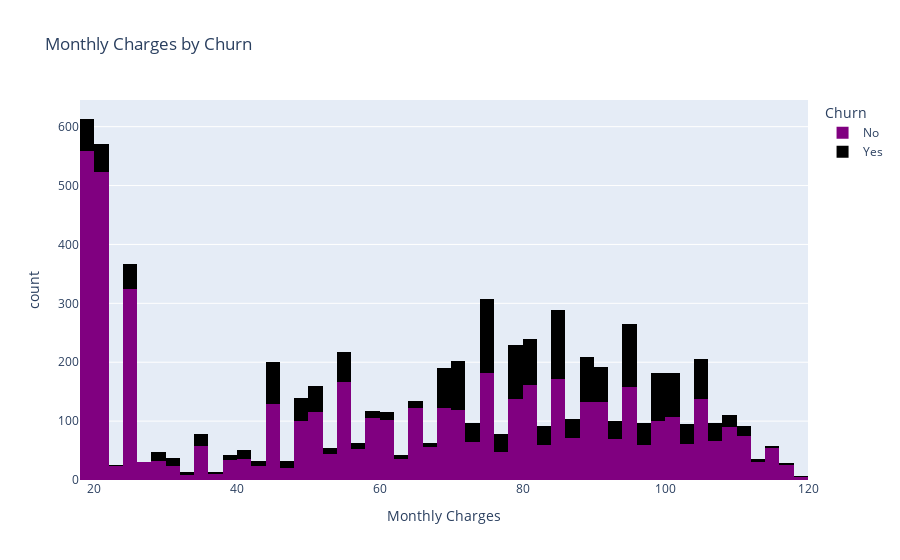

Source (notebook cell):
### Markdown cell above
After the fourth month, the number of clients who churn decreases significantly, while the number of clients who do not churn peaks in the seventh month.

### Code cell
#monthly charges by churn
fig = px.histogram(data, x="MonthlyCharges", color="Churn",
                   title="Monthly Charges by Churn",
                   labels={"MonthlyCharges": "Monthly Charges", "Churn": "Churn"},
                   color_discrete_map={"Yes": "black", "No": "purple"})
fig.show()

### Figure 1 — Plotly figure (JSON) as saved in the notebook; plotly's stock layout.template omitted (floating-point values rounded to 4 significant figures; data arrays with more than 128 entries replaced by an {"elided": "..."} marker saying what was removed)
{"data": [{"alignmentgroup": "True", "bingroup": "x", "hovertemplate": "Churn=No<br>Monthly Charges=%{x}<br>count=%{y}<extra></extra>", "legendgroup": "No", "marker": {"color": "purple", "pattern": {"shape": ""}}, "name": "No", "offsetgroup": "No", "orientation": "v", "showlegend": true, "type": "histogram", "x": {"elided": "5174 float values"}, "xaxis": "x", "yaxis": "y"}, {"alignmentgroup": "True", "bingroup": "x", "hovertemplate": "Churn=Yes<br>Monthly Charges=%{x}<br>count=%{y}<extra></extra>", "legendgroup": "Yes", "marker": {"color": "black", "pattern": {"shape": ""}}, "name": "Yes", "offsetgroup": "Yes", "orientation": "v", "showlegend": true, "type": "histogram", "x": {"elided": "1869 float values"}, "xaxis": "x", "yaxis": "y"}], "layout": {"barmode": "relative", "legend": {"title": {"text": "Churn"}, "tracegroupgap": 0}, "title": {"text": "Monthly Charges by Churn"}, "xaxis": {"anchor": "y", "domain": [0, 1], "title": {"text": "Monthly Charges"}}, "yaxis": {"anchor": "x", "domain": [0, 1], "title": {"text": "count"}}}}
